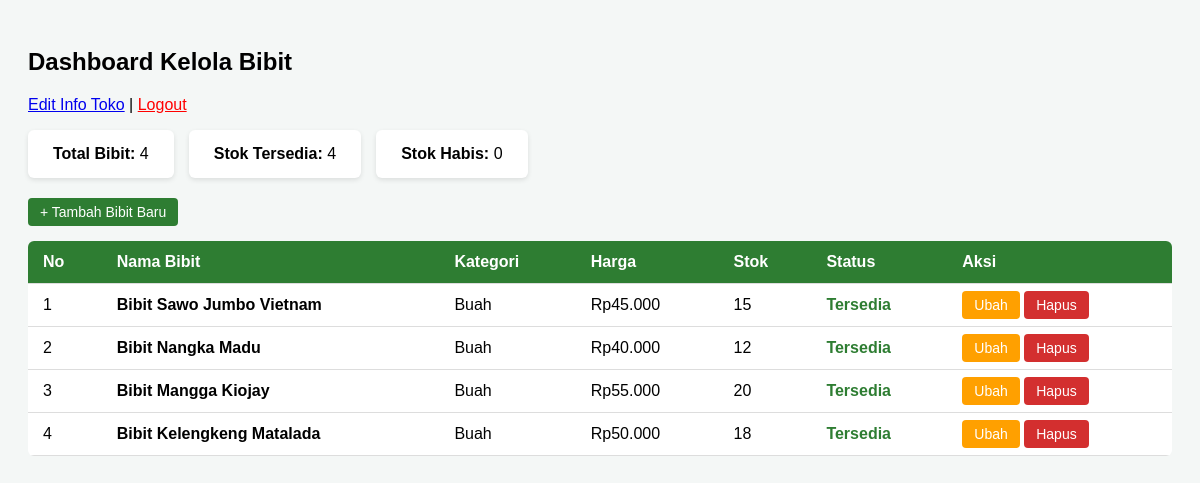
The page /admin/index.php (signed in) on the database its author committed.
### tables this page shows
CREATE TABLE `bibit` (
  `id_bibit` int(11) NOT NULL,
  `id_kategori` int(11) DEFAULT NULL,
  `nama` varchar(80) NOT NULL,
  `harga` int(11) NOT NULL,
  `stok` int(11) NOT NULL,
  `ringkas` varchar(120) DEFAULT NULL,
  `deskripsi` text DEFAULT NULL,
  `cahaya` varchar(100) DEFAULT NULL,
  `air` varchar(100) DEFAULT NULL,
  `media` varchar(100) DEFAULT NULL,
  `tinggi` varchar(30) DEFAULT NULL,
  `gambar` varchar(255) DEFAULT NULL
);

CREATE TABLE `kategori` (
  `id_kategori` int(11) NOT NULL,
  `nama_kategori` varchar(50) NOT NULL
);

### admin/index.php (the view, shortened to what this page needs)
<?php
$q_total = mysqli_query($conn, "SELECT COUNT(*) as total FROM bibit");
$total_bibit = mysqli_fetch_assoc($q_total)['total'];
$q_tersedia = mysqli_query($conn, "SELECT COUNT(*) as tersedia FROM bibit WHERE stok > 0");
$stok_tersedia = mysqli_fetch_assoc($q_tersedia)['tersedia'];
$q_habis = mysqli_query($conn, "SELECT COUNT(*) as habis FROM bibit WHERE stok = 0");
$stok_habis = mysqli_fetch_assoc($q_habis)['habis'];
$query = "SELECT b.*, k.nama_kategori
          FROM bibit b
          LEFT JOIN kategori k ON b.id_kategori = k.id_kategori
          ORDER BY b.id_bibit DESC";
$result = mysqli_query($conn, $query);
?>
<!DOCTYPE html>
<html lang="id">
<head>
</head>
<body>
    <h2>Dashboard Kelola Bibit</h2>
    <p><a href="info_toko.php">Edit Info Toko</a> | <a href="logout.php" style="color:red;">Logout</a></p>
    <div class="stats">
        <div class="card"><strong>Total Bibit:</strong> <?= $total_bibit; ?></div>
        <div class="card"><strong>Stok Tersedia:</strong> <?= $stok_tersedia; ?></div>
        <div class="card"><strong>Stok Habis:</strong> <?= $stok_habis; ?></div>
    </div>
    <a href="tambah_bibit.php" class="btn btn-tambah">+ Tambah Bibit Baru</a>
    <table>
        <thead>
            <tr>
                <th>No</th>
                <th>Nama Bibit</th>
                <th>Kategori</th>
                <th>Harga</th>
                <th>Stok</th>
                <th>Status</th>
                <th>Aksi</th>
            </tr>
        </thead>
        <tbody>
            <?php if (mysqli_num_rows($result) > 0): ?>
                <?php $no = 1; while ($row = mysqli_fetch_assoc($result)): ?>
                    <tr>
                        <td><?= $no++; ?></td>
                        <td><strong><?= htmlspecialchars($row['nama']); ?></strong></td>
                        <td><?= htmlspecialchars($row['nama_kategori']); ?></td>
                        <td>Rp<?= number_format($row['harga'], 0, ',', '.'); ?></td>
                        <td><?= $row['stok']; ?></td>
                        <td>
                            <?php if ($row['stok'] > 0): ?>
                                <span class="badge-tersedia">Tersedia</span>
                            <?php else: ?>
                                <span class="badge-habis">Habis</span>
                            <?php endif; ?>
                        </td>
                        <td>
                            <a href="edit_bibit.php?id=<?= $row['id_bibit']; ?>" class="btn btn-edit">Ubah</a>
                            <a href="hapus_bibit.php?id=<?= $row['id_bibit']; ?>" class="btn btn-hapus" onclick="return confirm('Yakin ingin menghapus bibit ini?')">Hapus</a>
                        </td>
                    </tr>
                <?php endwhile; ?>
            <?php else: ?>
                <tr>
                    <td colspan="7" style="text-align: center;">Belum ada data bibit.</td>
                </tr>
            <?php endif; ?>
        </tbody>
    </table>
</body>
</html>

### admin/index.php (style rules this page uses)
body { font-family: sans-serif; background: #f4f7f6; padding: 20px; }
.stats { display: flex; gap: 15px; margin-bottom: 20px; }
.card { background: white; padding: 15px 25px; border-radius: 6px; box-shadow: 0 2px 5px rgba(0,0,0,0.1); }
table { width: 100%; border-collapse: collapse; background: white; border-radius: 6px; overflow: hidden; }
th, td { padding: 12px 15px; text-align: left; border-bottom: 1px solid #ddd; }
th { background-color: #2e7d32; color: white; }
.badge-tersedia { color: #2e7d32; font-weight: bold; }
.btn { padding: 6px 12px; text-decoration: none; border-radius: 4px; font-size: 14px; }
.btn-tambah { background: #2e7d32; color: white; margin-bottom: 15px; display: inline-block; }
.btn-edit { background: #ffa000; color: white; }
.btn-hapus { background: #d32f2f; color: white; }

### rows shown on the page
bibit: nama "Bibit Sawo Jumbo Vietnam", id_kategori.nama_kategori "Buah", harga "45.000", stok "15", shows "Tersedia"
bibit: nama "Bibit Nangka Madu", id_kategori.nama_kategori "Buah", harga "40.000", stok "12", shows "Tersedia"
bibit: nama "Bibit Mangga Kiojay", id_kategori.nama_kategori "Buah", harga "55.000", stok "20", shows "Tersedia"
bibit: nama "Bibit Kelengkeng Matalada", id_kategori.nama_kategori "Buah", harga "50.000", stok "18", shows "Tersedia"

### other values the page prints
$total_bibit "4"
$stok_tersedia "4"
$stok_habis "0"
